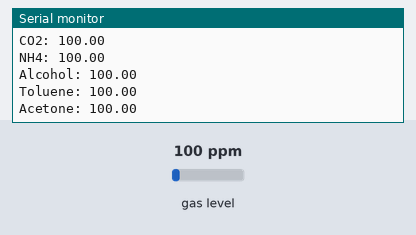
Bench run of a sketch on a simulated ESP32. Shown: the last lines printed to the serial monitor. The test bench sets the inputs (shaded band); at power-on: gas level 100 ppm. WiFi joins after 1.5 s; servers stay silent unless stated.

Above: at 2.7 s.
2.8 s: gas level set to 20 ppm
At 4.1 s:
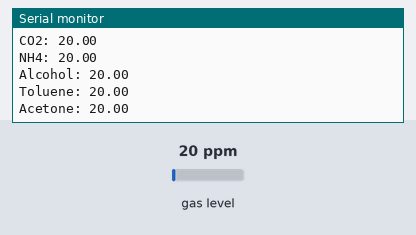
4.3 s: gas level set to 250 ppm
At 5.3 s:
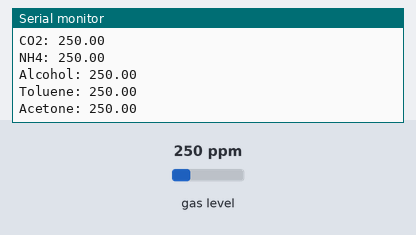
Timing chart, 0 to 7.3 s (numbered marks = the images above; inputs shaded):
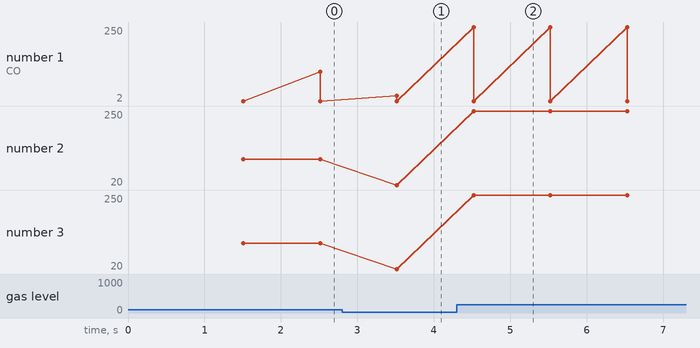

Measured:
- after the input at 2.8 s, the serial monitor: prints a new line after 0.72 s (image 1)
- after the input at 4.3 s, the serial monitor: prints a new line after 0.22 s (image 2)
- plotted number 2: 100 → 20 after the input at 2.8 s, 20 → 250 after the input at 4.3 s
- plotted number 3: 100 → 20 after the input at 2.8 s, 20 → 250 after the input at 4.3 s

The sketch:

MQ135_simple.ino
```cpp
//Include the library
#include <WiFi.h>
#include <MQUnifiedsensor.h>

// ESP32 Hostname
String hostname = "ESP32.MQ135";

// Network Credentials
const char* ssid = "yuyouyou";
const char* pass = "02031344";

//Definitions
#define placa "ESP-32"

// Voltage 5v
#define Voltage_Resolution 5

// Analog input Pin of your board
#define pin 34

//MQ135
#define type "MQ-135"

// For Arduino UNO/MEGA/NANO
#define ADC_Bit_Resolution 10

//RS / R0 = 3.6 ppm
#define RatioMQ135CleanAir 3.6

//Declare Sensor
MQUnifiedsensor MQ135(placa, Voltage_Resolution, ADC_Bit_Resolution, pin, type);

void setup()
{
  Serial.begin(115200);
  if(Serial) Serial.println("Serial is open");

  WiFi.begin(ssid, pass);

  Serial.print("Connecting");
  while (WiFi.status() != WL_CONNECTED) {
    delay(500);
    Serial.print(".");
  }
  Serial.println();

  Serial.print("Connected, IP address: ");
  Serial.println(WiFi.localIP());

  //Set math model to calculate the PPM concentration and the value of constants
  MQ135.setRegressionMethod(1); //_PPM =  a*ratio^b

  //Init Sensor
  MQ135.init();

  // In this routine the sensor will measure the resistance of the sensor supposing before was pre-heated
  // and now is on clean air (Calibration conditions), and it will setup R0 value.
  // We recomend execute this routine only on setup or on the laboratory and save on the eeprom of your arduino
  // This routine not need to execute to every restart, you can load your R0 if you know the value
  // Verbose PreHeat
  Serial.print("Calibrating ...");

  //MQ CAlibration
  float calcR0 = 0;
  for(int i = 1; i<=10; i ++){

  // Update data, the arduino will be read the voltage on the analog pin
  MQ135.update();
  calcR0 += MQ135.calibrate(RatioMQ135CleanAir);
  MQ135.setR0(calcR0/10);

  // End Calibration
  }

  // Verobose Done
  Serial.print("Calibration Done.");

  if(isinf(calcR0)) {
    Serial.println("Warning: Conection Issue Founded, R0 is infite : Open Circuit Detected"); while(1);
    }
  if(calcR0 == 0){
    Serial.println("Warning: Conection Issue Founded, R0 is zero : Analog Pin Short Circuit Ground"); while(1);
    }

  // Debug Mode
  //MQ135.serialDebug(false);
}

void loop()
{
  // Update data, the esp will be read the voltage on the analog pin
  MQ135.update();

  // Configurate PPM ecuation CO concentration
  MQ135.setA(605.18); MQ135.setB(-3.937);
  float CO = MQ135.readSensor();

  // Configurate PPM ecuation CO2 concentration
  MQ135.setA(110.47); MQ135.setB(-2.862);
  float CO2 = MQ135.readSensor();

  // Configurate PPM ecuation Alcohol concentration
  MQ135.setA(77.255); MQ135.setB(-3.18);
  float Alcohol = MQ135.readSensor();

  // Configurate PPM ecuation Toluene concentration
  MQ135.setA(44.947); MQ135.setB(-3.445);
  float Toluene = MQ135.readSensor();

  // Configurate PPM ecuation NH4 concentration
  MQ135.setA(102.2); MQ135.setB(-2.473);
  float NH4 = MQ135.readSensor();

  // Configurate PPM ecuation Acetone concentration
  MQ135.setA(34.668); MQ135.setB(-3.369);
  float Acetone = MQ135.readSensor();

  Serial.print("CO: ");
  Serial.println(CO);

  Serial.print("CO2: ");
  Serial.println(CO2);

  Serial.print("NH4: ");
  Serial.println(NH4);

  Serial.print("Alcohol: ");
  Serial.println(Alcohol);

  Serial.print("Toluene: ");
  Serial.println(Toluene);

  Serial.print("Acetone: ");
  Serial.println(Acetone);

  //Sampling frequency 1000
  delay(1000);
}
```
